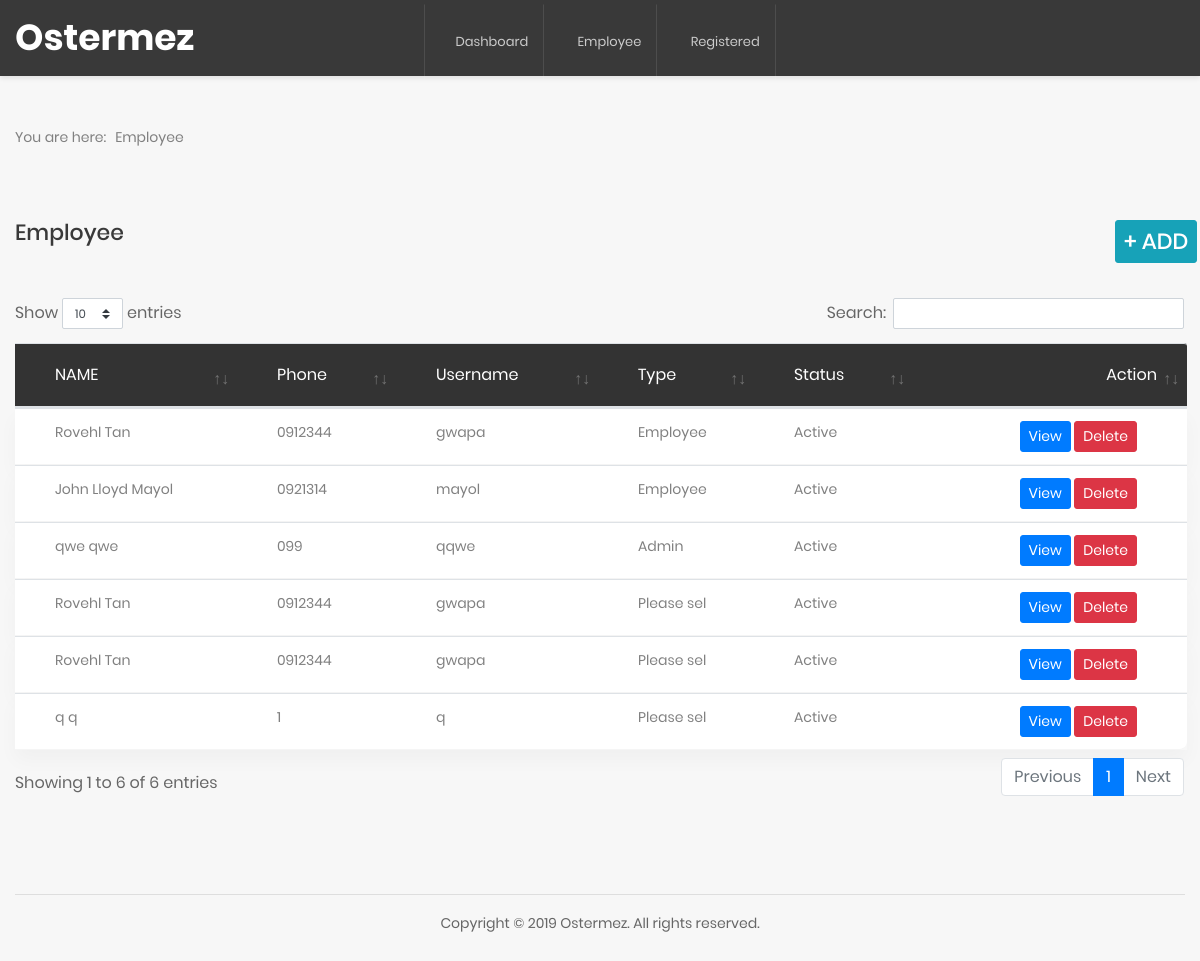
Page /view/users_admin.php on the committed database.
### tables this page shows
CREATE TABLE `account` (
  `id` int(11) NOT NULL,
  `fname` varchar(50) NOT NULL,
  `lname` varchar(50) NOT NULL,
  `phone_num` text NOT NULL,
  `username` text NOT NULL,
  `password` text NOT NULL,
  `account_type` varchar(10) NOT NULL,
  `status` varchar(10) NOT NULL,
  `date_time` timestamp NOT NULL DEFAULT CURRENT_TIMESTAMP ON UPDATE CURRENT_TIMESTAMP
);

### model/dbconn.php (called while the page is built, shortened)
<?php
function dbconn()
{
    try
    {
            return new PDO("mysql:hostname=localhost;dbname=ostermez","root","");
    }
    catch(PDOException $e)
    {
        echo $e->getMessage();
    }
}
function all_employee()
{
    try
    {
        $db=dbconn();
        $sql="SELECT * FROM account ORDER BY id ASC";
        $stmt=$db->prepare($sql);
        $stmt->execute();
        $rows=$stmt->fetchAll(PDO::FETCH_ASSOC);
    }
    catch(PDOExeception $e)
    {
        echo $e->getMessage();
    }
    return $rows;
}
?>

### view/users_admin.php (the view, shortened to what this page needs)
<?php
include '../model/dbconn.php';
$all_account_employee = all_employee();
?>
<!DOCTYPE html>
<html lang="en">
<head>
    <link href="assets/css/font-face.css" rel="stylesheet" media="all">
    <link href="assets/vendor/font-awesome-4.7/css/font-awesome.min.css" rel="stylesheet" media="all">
    <link href="assets/vendor/font-awesome-5/css/fontawesome-all.min.css" rel="stylesheet" media="all">
    <link href="assets/vendor/mdi-font/css/material-design-iconic-font.min.css" rel="stylesheet" media="all">
    <link href="assets/vendor/bootstrap-4.1/bootstrap.min.css" rel="stylesheet" media="all">
    <link href="assets/vendor/animsition/animsition.min.css" rel="stylesheet" media="all">
    <link href="assets/vendor/bootstrap-progressbar/bootstrap-progressbar-3.3.4.min.css" rel="stylesheet" media="all">
    <link href="assets/vendor/wow/animate.css" rel="stylesheet" media="all">
    <link href="assets/vendor/css-hamburgers/hamburgers.min.css" rel="stylesheet" media="all">
    <link href="assets/vendor/slick/slick.css" rel="stylesheet" media="all">
    <link href="assets/vendor/select2/select2.min.css" rel="stylesheet" media="all">
    <link href="assets/vendor/perfect-scrollbar/perfect-scrollbar.css" rel="stylesheet" media="all">
    <link href="assets/css/theme.css" rel="stylesheet" media="all">
    <link rel="stylesheet" type="text/css" href="assets/css/datatables.min.css"/>
</head>
<body class="animsition">
    <div class="page-wrapper">
    <?php include 'templates/nav_admin.php'; ?>
        <div class="page-content--bgf7">
            <section class="au-breadcrumb2">
                <div class="container">
                    <div class="row">
                        <div class="col-md-12">
                            <div class="au-breadcrumb-content">
                                <div class="au-breadcrumb-left">
                                    <span class="au-breadcrumb-span">You are here:</span>
                                    <ul class="list-unstyled list-inline au-breadcrumb__list">
                                        <li class="list-inline-item active">
                                            Employee
                                        </li>
                                    </ul>
                                </div>
                            </div>
                        </div>
                    </div>
                </div>
            </section>
            <section class="p-t-20">
                <div class="container">
                    <div class="row">
                        <div class="col-md-12">
                            <div class="row justify-content-center">
                                <div class="col-12 col-md-11">
                                    <h3 class="title-5 m-b-35">Employee</h3>
                                </div>
                                <div class="col-3 col-md-1">
                                    <a href="create_account.php">
                                        <button type="submit" class="btn btn-info btn-sm title-5 m-b-35" style="color: white">
                                            + ADD
                                        </button>
                                    </a>
                                </div>
                            </div>
                            <div class="table-responsive table-responsive-data2">
                                <table class="table  table-data3  mydatatable">
                                    <thead>
                                        <tr>
                                            <th>NAME</th>
                                            <th>Phone</th>
                                            <th>username</th>
                                            <th>type</th>
                                            <th>status</th>
                                            <th>action</th>
                                        </tr>
                                    </thead>
                                    <tbody>
                                    <?php foreach($all_account_employee as $emp)
                                        {?>
                                        <tr class="tr-shadow">
                                            <td><?php echo $emp['fname'] ?>&nbsp;<?php echo $emp['lname'] ?></td>
                                            <td><?php echo $emp['phone_num'] ?></td>
                                            <td><?php echo $emp['username'] ?></td>
                                            <td><?php echo $emp['account_type'] ?></td>
                                            <td><?php echo $emp['status'] ?></td>
                                            <td>
                                            <a href="view_employee.php?id=<?php echo $emp['id']?>">
                                                <button type="submit" class="btn btn-primary btn-sm">View</button>
                                            </a>
                                            <button type="submit" class="btn btn-danger btn-sm">Delete</button>
                                            </td>
                                        </tr>
                                    <?php } ?>
                                    </tbody>
                                </table>
                            </div>
                        </div>
                    </div>
                </div>
            </section>
            <?php include 'templates/footer.php'; ?>
        </div>
    </div>
</body>
</html>

### view/templates/header.php (shortened to what this page needs)
<head>
    <link href="assets/css/font-face.css" rel="stylesheet" media="all">
    <link href="assets/vendor/font-awesome-4.7/css/font-awesome.min.css" rel="stylesheet" media="all">
    <link href="assets/vendor/font-awesome-5/css/fontawesome-all.min.css" rel="stylesheet" media="all">
    <link href="assets/vendor/mdi-font/css/material-design-iconic-font.min.css" rel="stylesheet" media="all">
    <link href="assets/vendor/bootstrap-4.1/bootstrap.min.css" rel="stylesheet" media="all">
    <link href="assets/vendor/animsition/animsition.min.css" rel="stylesheet" media="all">
    <link href="assets/vendor/bootstrap-progressbar/bootstrap-progressbar-3.3.4.min.css" rel="stylesheet" media="all">
    <link href="assets/vendor/wow/animate.css" rel="stylesheet" media="all">
    <link href="assets/vendor/css-hamburgers/hamburgers.min.css" rel="stylesheet" media="all">
    <link href="assets/vendor/slick/slick.css" rel="stylesheet" media="all">
    <link href="assets/vendor/select2/select2.min.css" rel="stylesheet" media="all">
    <link href="assets/vendor/perfect-scrollbar/perfect-scrollbar.css" rel="stylesheet" media="all">
    <link href="assets/css/theme.css" rel="stylesheet" media="all">
    <link rel="stylesheet" type="text/css" href="assets/css/datatables.min.css"/>
</head>

### view/templates/nav_admin.php (shortened to what this page needs)
<?php include 'templates/header.php'; ?>
<header class="header-desktop3 d-none d-lg-block">
    <div class="section__content section__content--p35">
        <div class="header3-wrap">
            <div class="header__logo">
                <a href="#">
                    <h1 style="color: white">Ostermez</h1>
                </a>
            </div>
            <div class="header__navbar">
                <ul class="list-unstyled">
                    <li class="has-sub">
                        <a href="index_admin.php">
                            <i class="fas fa-tachometer-alt"></i>Dashboard
                        </a>
                    </li>
                    <li>
                        <a href="users_admin.php">
                            <i class="fas fa fa-user"></i>
                            <span class="bot-line"></span>Employee</a>
                    </li>
                    <li class="has-sub">
                        <a href="registered_admin.html">
                            <i class="fas fa fa-users"></i>
                            <span class="bot-line"></span>Registered</a>
                    </li>
                </ul>
            </div>
        </div>
    </div>
</header>

### view/templates/footer.php
<section class="p-t-60 p-b-20">
    <div class="container">
        <div class="row">
            <div class="col-md-12">
                <div class="copyright">
                    <hr>
                    <p>Copyright © <?php echo date("Y");?> Ostermez. All rights reserved.</p>
                </div>
            </div>
        </div>
    </div>
</section>

### rows in the picture
account: fname "Rovehl", lname "Tan", phone_num "0912344", username "gwapa", account_type "Employee", status "Active"
account: fname "John Lloyd", lname "Mayol", phone_num "0921314", username "mayol", account_type "Employee", status "Active"
account: fname "qwe", lname "qwe", phone_num "099", username "qqwe", account_type "Admin", status "Active"
account: fname "Rovehl", lname "Tan", phone_num "0912344", username "gwapa", account_type "Please sel", status "Active"
account: fname "Rovehl", lname "Tan", phone_num "0912344", username "gwapa", account_type "Please sel", status "Active"
account: fname "q", lname "q", phone_num "1", username "q", account_type "Please sel", status "Active"
